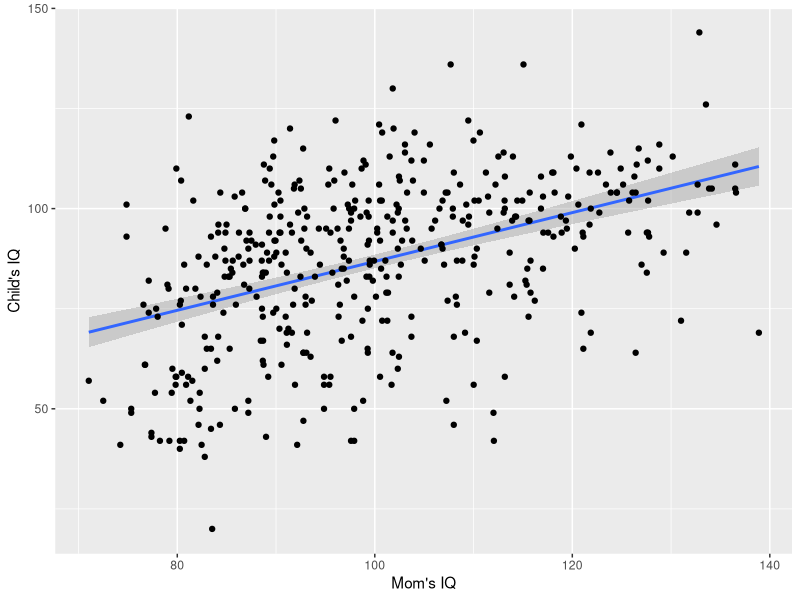
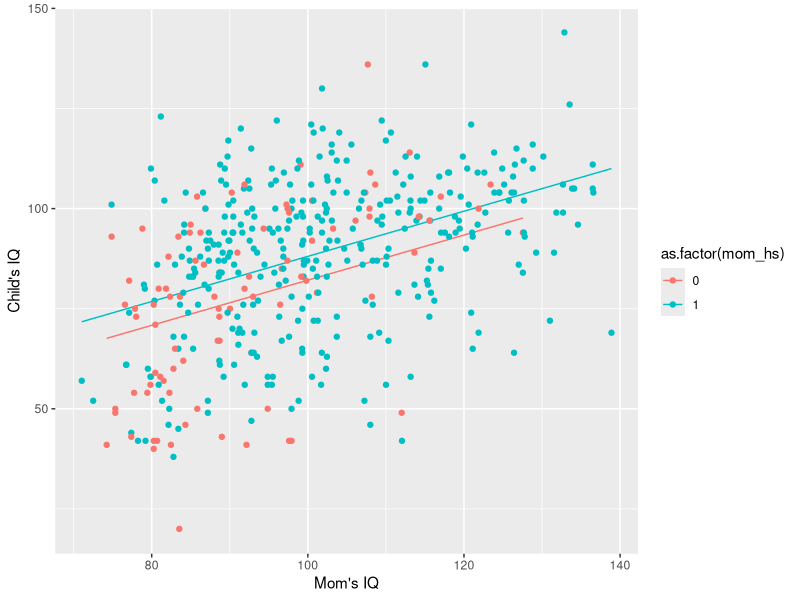
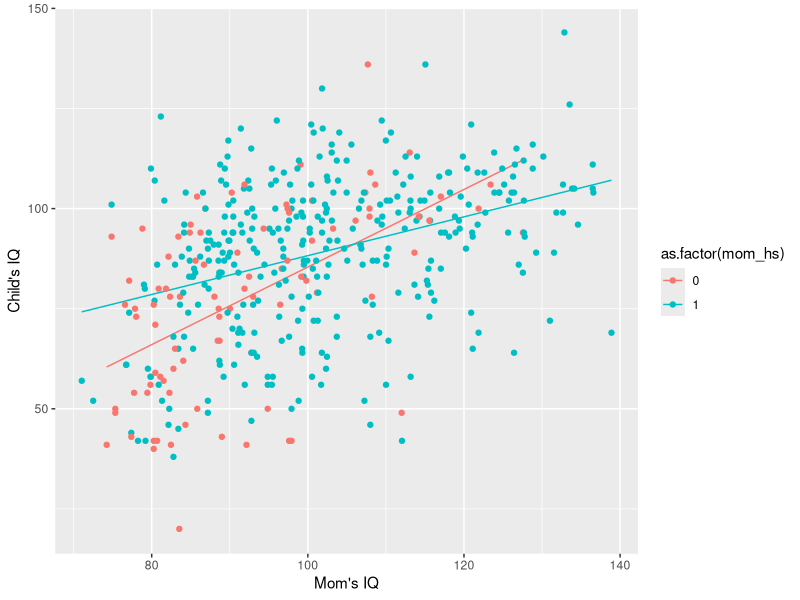
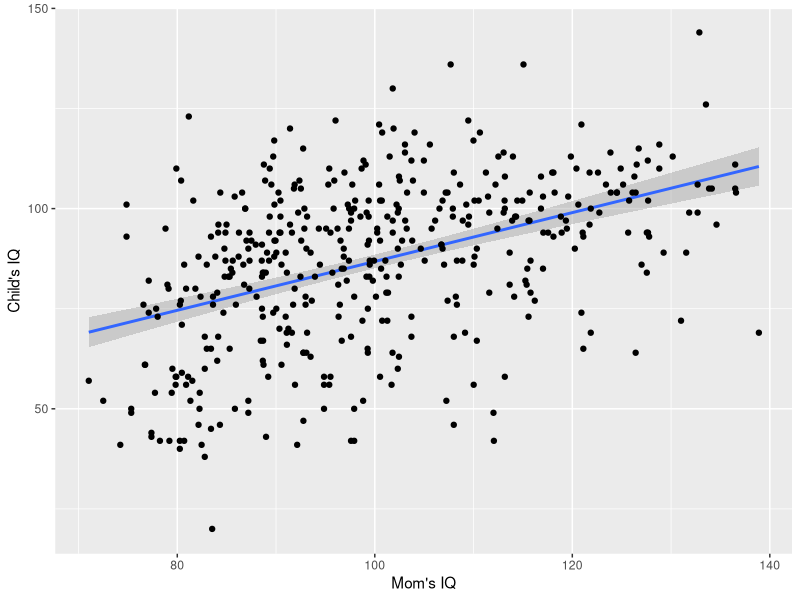
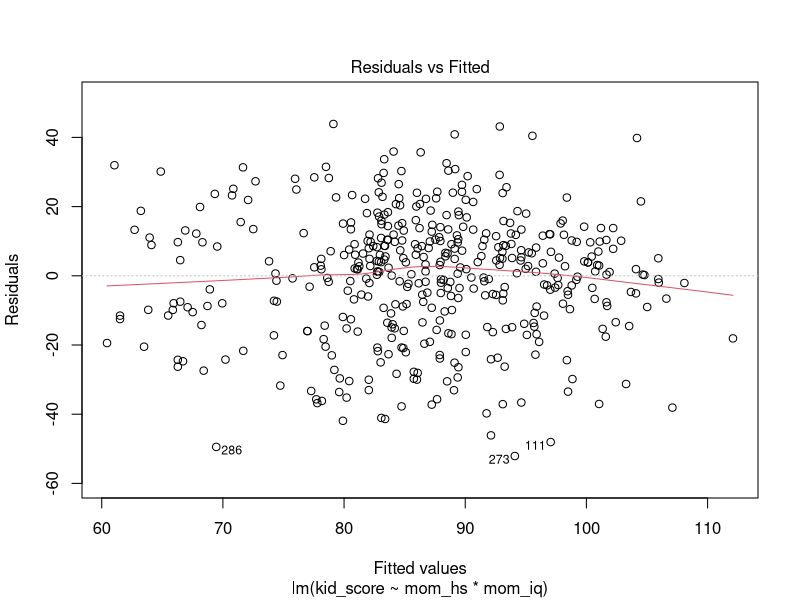
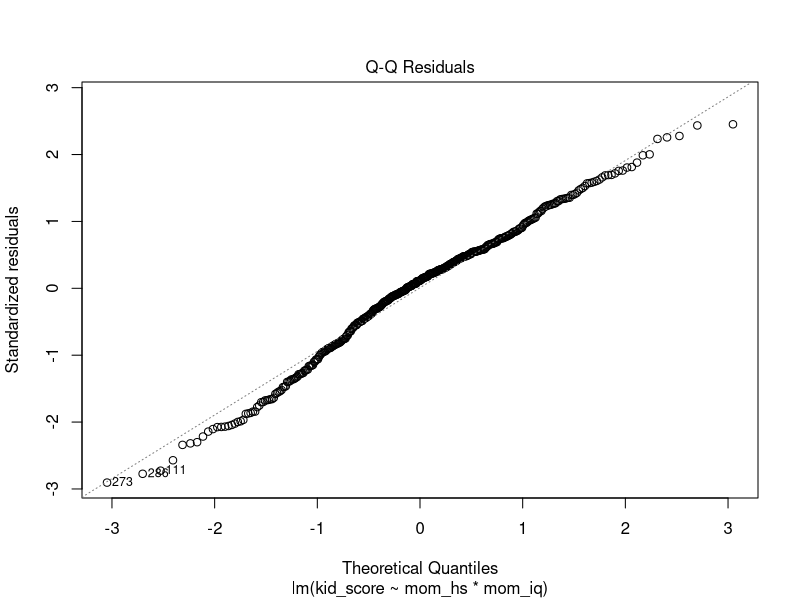
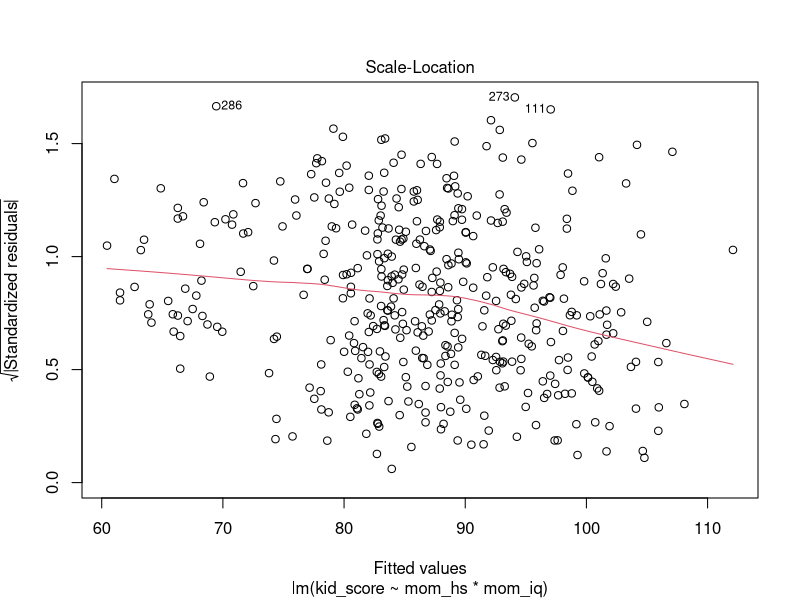
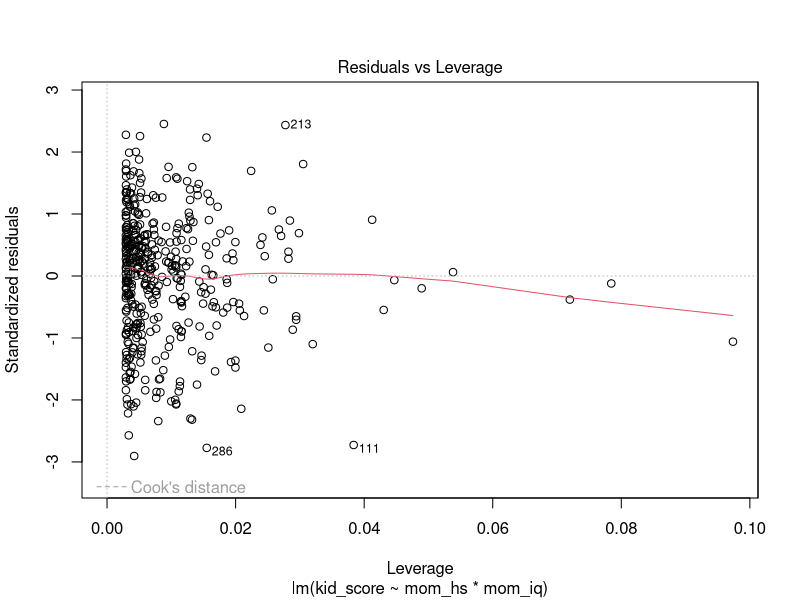

Generate these figures, in order, with R:
### Stats with R Exercise sheet 7

##########################
#Week8: Checking Assumptions underlying ANOVA and linear regression
##########################


## This exercise sheet contains the exercises that you will need to complete and 
## submit by 23:55 on Monday, January 11. Write the code below the questions. 
## If you need to provide a written answer, comment this out using a hashtag (#). 
## Submit your homework via moodle.
## You are required to work together in groups of three students.
## You need to provide a serious attempt to each exercise in order to have
## the assignment graded as complete.

## Please write below your (and your teammates) name, matriculation number. 
## Name: Farzaneh Khojasteh
## Matriculation number: 2567833
## Name: Meghana Srinath
## Matriculation number: 2581640
## Name: Dmitrii Badretdinov
## Matriculation number: 2576757 

## Change the name of the file by adding your matriculation numbers
## (exercise0N_firstID_secondID_thirdID.R)

###############################################################################
###############################################################################

########
### Exercise 1
########

########
### Please, use ggplot to make plots in all exercises below!
########


# a) Read in the data kidiq.txt (available in the Moodle) and take a look
#    at the data summary. It contains information about the mum's iq and 
#    their child's iq. 
#    mom_hs indicates whether the mother has a high school degree
#    1 = high school education, 0 = no high school degree.

if(!require(ggplot2))
{
  install.packages(ggplot2)
  library(ggplot2)
}

kidiq = read.csv("kidiq.txt", TRUE, ' ')
str(data)


# b) Plot kid_score against mom_iq in a scatter plot, and add a regression line 
#    (kid_score should be the response variable and mom_iq the predictor 
#    variable) to the plot. 
#    Name the plot and the axis in sensible ways.

ggplot(kidiq, aes(x = mom_iq, y = kid_score)) +
  geom_smooth(method="lm") +
  geom_point() +
  xlab("Mom's IQ") +
  ylab("Child's IQ")


# c) State the main difference between correlation and regression. Calculate a simple regression model 
#    for kid_score with mom_hs as a predictor and interpret the results.

## Essentially, correlation cannot explain the cause and effect.
## If two features correlate, the relationship between the features remains unknown:
## it is still undefined which feature influences the other one.

model_kid_momHs = lm(kid_score ~ mom_hs, kidiq)
print(model_kid_momHs)

## Intercept: 77.55
## mom_hs: 11.77
## kid_score = 77.55 + 11.77 * mom_hs;
##
## The linear model predicts that if the mother has a high school degree,
## the IQ of their kid would be higher by roughly 12 points.

# d) Next, fit a regression model with two predictors: mom_hs and mom_iq. 
#    Interpret the model 
#    Then compare this regression model to the previous model and state which has a better model fit.

model_kid_momHs_momIq = lm(kid_score ~ mom_hs + mom_iq, kidiq)
print(model_kid_momHs_momIq)

## Intercept: 25.73
## mom_hs: 5.95       
## mom_iq: 0.56
## kid_score = 25.73 + 5.95 * mom_hs + 0.56 * mom_iq;
##
## The second model is a better fit due to considering more information.
## The first linear model had one binary feature as a predictor, therefore was
##  unable to give any precise results.
## The second model includes a numerical feature as a predictor, therefore it has
##  significantly more data to calibrate the prediction.

# e) Now plot a model where both predictors are shown. Do this by plotting 
#    data points for mothers with high school degree==1 in one color and those 
#    without degree in another color. Then also fit two separate regression lines 
#    such that these lines reflect the model results.
#	   HINT: One solution in ggplot is to calculate fitted values of the regression model 
#    and then plot them along with the original data points:
#    pred = data.frame(mom_iq=kidiq$mom_iq, mom_hs=kidiq$mom_hs, 
#    kid_score_pred=fitted(your_model))
pred = data.frame(mom_iq=kidiq$mom_iq, mom_hs=kidiq$mom_hs, kid_score_pred=fitted(model_kid_momHs_momIq))
ggplot(kidiq, aes(x = mom_iq, y = kid_score, color = as.factor(mom_hs))) +
  geom_line(data = pred, aes(x = mom_iq, y = kid_score_pred)) +
  geom_point() +
  xlab("Mom's IQ") +
  ylab("Child's IQ")


# f) Next, we will proceed to a model including an interaction between mom_hs
#    and mom_iq. Fit the model and interpret your results.
#model_momHs_momIq_inter = lm(kid_score ~ mom_hs + mom_iq + mom_hs:mom_iq, kidiq) can also be used
model_momHs_momIq_inter = lm(kid_score ~ mom_hs*mom_iq, kidiq)
print(model_momHs_momIq_inter)
## Intercept: -11.482
## co-efficients:
## mom_hs: 51.2682       
## mom_iq: 0.9689
## mom_hs*mom_iq: -0.4843 
## kid_score =-11.482 + 51.2682 * mom_hs + 0.9689 * mom_iq + -0.4843 * mom_hs*mom_iq;
# The coefficient values increase for each showing that they are good predictor variables
# There is a significant interaction between the variables mom_hs and mom_iq
# This model is a better fit as it includes all the necessary information to draw conclusion.


# g) Next, let's plot the results of this model.
pred_inter = data.frame(mom_iq=kidiq$mom_iq, mom_hs=kidiq$mom_hs, kid_score_pred=fitted(model_momHs_momIq_inter))

ggplot(kidiq, aes(x = mom_iq, y = kid_score, color = as.factor(mom_hs))) +
  geom_line(data = pred_inter, aes(x = mom_iq, y = kid_score_pred)) +
  geom_point() +
  xlab("Mom's IQ") +
  ylab("Child's IQ")



# h) Next, let's explore the "predict.lm" function. Please first generate
#    a new dataframe with one datapoint (a mother with high school degree
#    and iq of 100). Then, use the predict function to predict the corresponding
#    child's iq. 
#    Please specify the predict function to also give you the 0.95 confidence 
#    interval.

mini_frame <- data.frame("mom_hs" = as.integer(1), "mom_iq" = 100)
predict(model_momHs_momIq_inter, newdata = mini_frame, interval = "confidence")


# i) Meaning of confidence intervals for regression line.
#    Let's go back to exercise b) and plot again the data points with the 
#    regression line. By default, there should also be displayed the borders of 
#    the confidence interval. What is the meaning of this confidence interval?

ggplot(kidiq, aes(x = mom_iq, y = kid_score)) +
  geom_smooth(method="lm") +
  geom_point() +
  xlab("Mom's IQ") +
  ylab("Child's IQ")

## The visible confidence interval shows the range in which the result may vary.
## The variation depends on the coefficients, therefore it's wider at the line's ends.
## To be specific, the interval shows the 95% confidence range, meaning that
##  the model predicts the mean to be within the shown range with the 95% confidence.


# j) Finally, do model checking on your model from f), i.e. inspect 
#    the standard model plots provided by R, and interpret what you see.

plot(model_momHs_momIq_inter)

## The model is non-linear.
## With the ability to consider interaction, we likely can enjoy more precise predictions.
## For the presented case and the interaction, the model is not overfit.